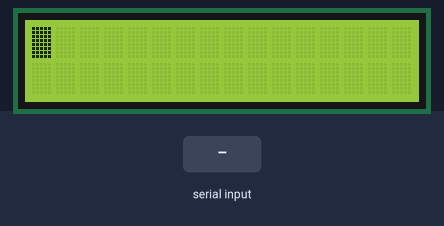
A program run on a simulated Raspberry Pi (BCM pin numbers). Parts: 16×2 character LCD. Inputs (shaded band) come from the test bench. What the program prints to the terminal is not drawn. At 1.5 s the program stops and its outputs stay as they are.

Above: at 1.4 s.
1.5 s: "1" typed at the terminal, then Enter
At 1.8 s:
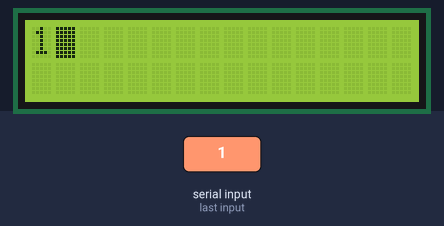
Timing chart, 0 to 3.0 s (numbered marks = the images above; inputs shaded):
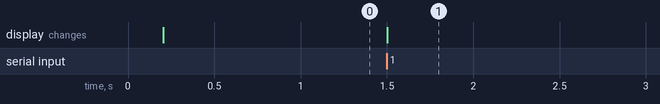

Measured:
- after the input at 1.5 s, the display: changes at once (image 1)

The program:

nashio.py
```python
import smbus
import time


class LCD:
    def __init__(self):
        self.BUS = smbus.SMBus(1)
        self.ADRESS_ST7032 = 0x3e
        self.REGISTER_SETTING = 0x00
        self.REGISTER_DISPLAY = 0x40
        self.contrast = 32  # 0から63のコントラスト。30から40程度を推奨
        self.CHARS_PER_LINE = 8  # LCDの横方向の文字数
        self.DISPLAY_LINES = 2   # LCDの行数
        self.DISPLAY_CHARS = self.CHARS_PER_LINE*self.DISPLAY_LINES
        self.position = 0
        self.line = 0
        trials = 5
        for i in range(trials):
            try:
                c_lower = (self.contrast & 0xf)
                c_upper = (self.contrast & 0x30) >> 4
                self.BUS.write_i2c_block_data(self.ADRESS_ST7032, self.REGISTER_SETTING, [
                                              0x38, 0x39, 0x14, 0x70 | c_lower, 0x54 | c_upper, 0x6c])
                time.sleep(0.2)
                self.BUS.write_i2c_block_data(
                    self.ADRESS_ST7032, self.REGISTER_SETTING, [0x38, 0x0d, 0x01])
                time.sleep(0.001)
                break
            except IOError:
                if i == trials-1:
                    exit()

    def clear(self,):

        self.position = 0
        self.line = 0
        self.BUS.write_byte_data(
            self.ADRESS_ST7032, self.REGISTER_SETTING, 0x01)
        time.sleep(0.001)

    def newline(self,):
        if self.line == self.DISPLAY_LINES-1:
            self.clear()
        else:
            self.line += 1
            self.position = self.CHARS_PER_LINE*self.line
            self.BUS.write_byte_data(
                self.ADRESS_ST7032, self.REGISTER_SETTING, 0xc0)
            time.sleep(0.001)

    def write_string(self, s: str):
        for c in s:
            self.write_char(ord(c))

    def write_char(self, c: str):
        byte_data = self.check_writable(c)
        if self.position == self.DISPLAY_CHARS:
            self.clear()
        elif self.position == self.CHARS_PER_LINE*(self.line+1):
            self.newline()
        self.BUS.write_byte_data(
            self.ADRESS_ST7032, self.REGISTER_DISPLAY, byte_data)
        self.position += 1

    def check_writable(self, c):
        if c >= 0x06 and c <= 0xff:  # if ascii
            return c
        if ord("｡") <= c <= ord("ﾋﾟ"[1]):  # if hankaku katakana
            return c-ord("｡")+0b10100001
        else:
            return 0x20  # 空白文字


def main():
    lcd = LCD()
    lcd.write_string("ﾗｽﾞﾍﾞﾘｰ")
    lcd.newline()
    lcd.write_string("ﾊﾟｲ")


def nashio():
    lcd = LCD()
    a = input()
    if a:
        lcd.write_string(a)
    else:
        lcd.write_string("ﾅｼｵ ﾀｶｼ")
    # lcd.newline()


if __name__ == "__main__":
    # main()
    nashio()
```
